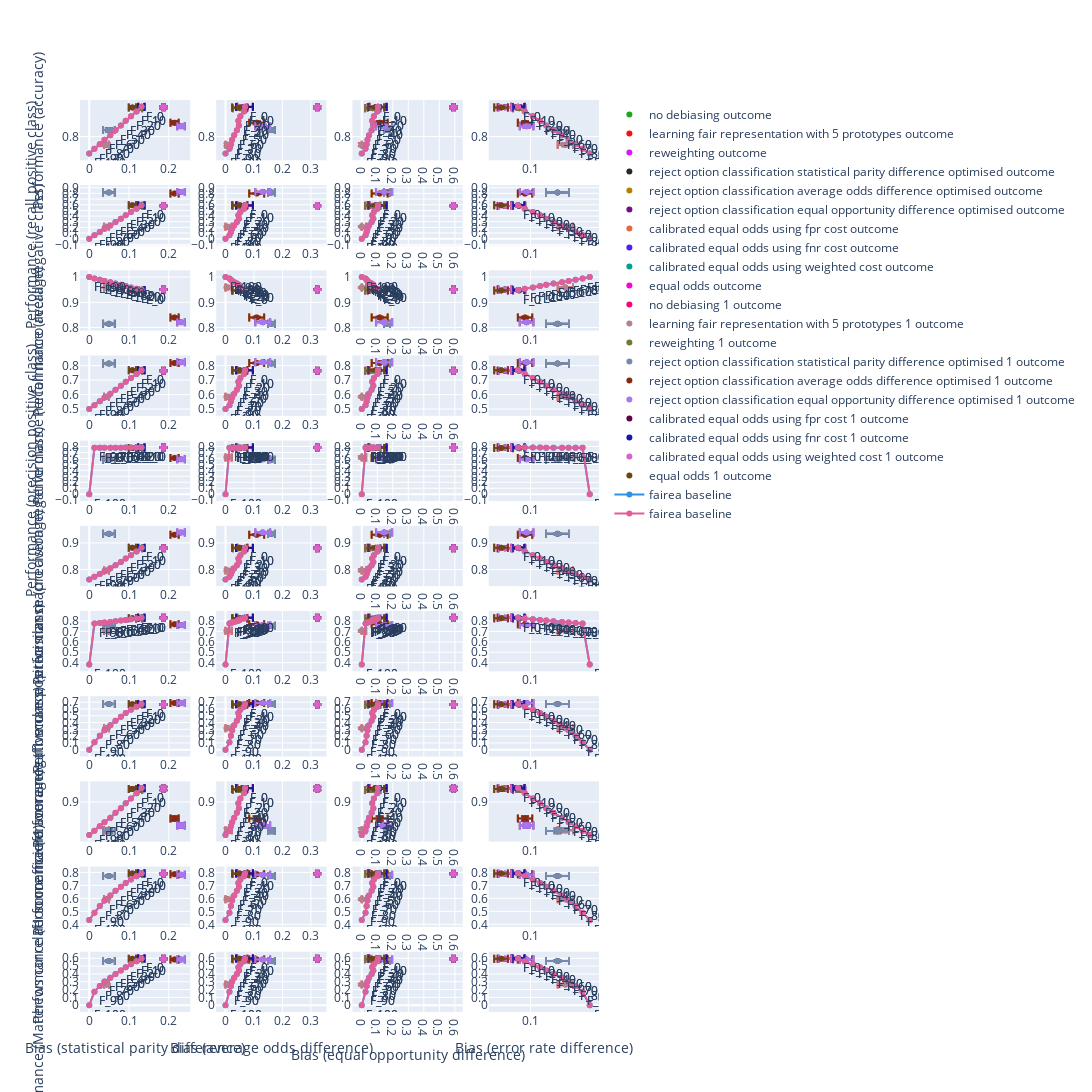

Here is the notebook cell this chart was saved with:
### Code cell
graph_3.show_all_subplots()
